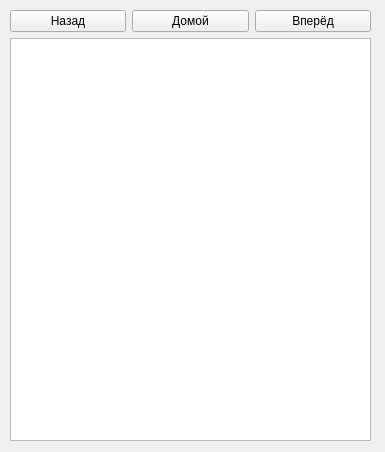
<?xml version="1.0" encoding="UTF-8"?>
<ui version="4.0">
 <class>helpWindow</class>
 <widget class="QWidget" name="helpWindow">
  <property name="geometry">
   <rect>
    <x>0</x>
    <y>0</y>
    <width>385</width>
    <height>452</height>
   </rect>
  </property>
  <property name="windowTitle">
   <string>Form</string>
  </property>
  <widget class="QWidget" name="layoutWidget">
   <property name="geometry">
    <rect>
     <x>10</x>
     <y>10</y>
     <width>361</width>
     <height>431</height>
    </rect>
   </property>
   <layout class="QVBoxLayout" name="VerticalLayout">
    <item>
     <layout class="QHBoxLayout" name="HorizontalLayout">
      <item>
       <widget class="QPushButton" name="BackButton">
        <property name="text">
         <string>Назад</string>
        </property>
       </widget>
      </item>
      <item>
       <widget class="QPushButton" name="HomeButton">
        <property name="text">
         <string>Домой</string>
        </property>
       </widget>
      </item>
      <item>
       <widget class="QPushButton" name="NextButton">
        <property name="text">
         <string>Вперёд</string>
        </property>
       </widget>
      </item>
     </layout>
    </item>
    <item>
     <widget class="QTextBrowser" name="TextBrowser">
      <property name="minimumSize">
       <size>
        <width>0</width>
        <height>0</height>
       </size>
      </property>
      <property name="maximumSize">
       <size>
        <width>9999999</width>
        <height>9999999</height>
       </size>
      </property>
     </widget>
    </item>
   </layout>
  </widget>
 </widget>
 <resources/>
 <connections/>
</ui>
